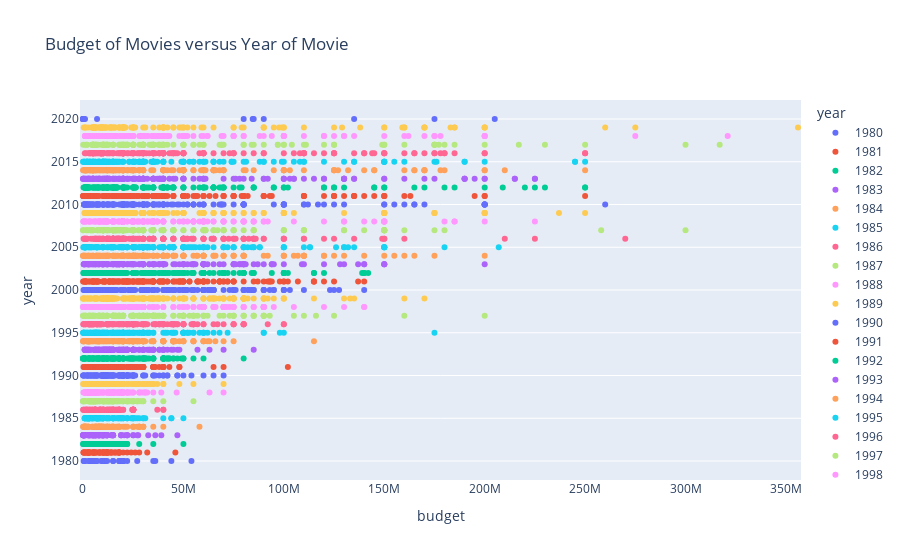

Here is the notebook cell this chart was saved with:
### Markdown cell above
On the other hand, we can see that there is a positive correlation between budget of movies and the year it was produced. This means that budgets have positively increased over the years.

### Code cell
#graph plotting Budget vs Year of movie
fig = px.strip(df, x = 'budget', y= 'year', color ='year',title="Budget of Movies versus Year of Movie",)
fig.show()

### Figure 1 — Plotly figure (JSON) as saved in the notebook; plotly's stock layout.template omitted (floating-point values rounded to 4 significant figures; data arrays with more than 128 entries replaced by an {"elided": "..."} marker saying what was removed)
{"data": [{"alignmentgroup": "True", "boxpoints": "all", "fillcolor": "rgba(255,255,255,0)", "hoveron": "points", "hovertemplate": "year=%{y}<br>budget=%{x}<extra></extra>", "legendgroup": "1980", "line": {"color": "rgba(255,255,255,0)"}, "marker": {"color": "#636efa"}, "name": "1980", "offsetgroup": "1980", "orientation": "v", "pointpos": 0, "showlegend": true, "type": "box", "x": [19000000, 4500000, 18000000, 3500000, 6000000, 550000, 27000000, 18000000, 54000000, 10000000, 15000000, 5000000, 20000000, 6000000, 6500000, 5100000, null, 10000000, 1000000, null, 11000000, 44000000, 12000000, 20000000, null, null, null, 36000000, 9000000, 4800000, null, null, null, 5100000, null, 10000000, 4000000, 3000000, null, null, null, null, 3500000, null, null, null, 22000000, 300000, 15000000, 35000000, 10000000, 7000000, 20000000, 6500000, null, null, 20000000, 6000000, 4000000, 11000000, null, null, null, null, null, null, 900000, null, null, null, null, null, null, null, null, 6000000, null, 5500000, null, 3000000, 5100000, null, null, null, null, null, null, null, null, null, null, null], "x0": " ", "xaxis": "x", "y": [1980, 1980, 1980, 1980, 1980, 1980, 1980, 1980, 1980, 1980, 1980, 1980, 1980, 1980, 1980, 1980, 1980, 1980, 1980, 1980, 1980, 1980, 1980, 1980, 1980, 1980, 1980, 1980, 1980, 1980, 1980, 1980, 1980, 1980, 1980, 1980, 1980, 1980, 1980, 1980, 1980, 1980, 1980, 1980, 1980, 1980, 1980, 1980, 1980, 1980, 1980, 1980, 1980, 1980, 1980, 1980, 1980, 1980, 1980, 1980, 1980, 1980, 1980, 1980, 1980, 1980, 1980, 1980, 1980, 1980, 1980, 1980, 1980, 1980, 1980, 1980, 1980, 1980, 1980, 1980, 1980, 1980, 1980, 1980, 1980, 1980, 1980, 1980, 1980, 1980, 1980, 1980], "y0": " ", "yaxis": "y"}, {"alignmentgroup": "True", "boxpoints": "all", "fillcolor": "rgba(255,255,255,0)", "hoveron": "points", "hovertemplate": "year=%{y}<br>budget=%{x}<extra></extra>", "legendgroup": "1981", "line": {"color": "rgba(255,255,255,0)"}, "marker": {"color": "#EF553B"}, "name": "1981", "offsetgroup": "1981", "orientation": "v", "pointpos": 0, "showlegend": true, "type": "box", "x": [18000000, null, 10000000, 6000000, 350000, 2500000, 18000000, 15000000, 11000000, 3000000, null, 10000000, null, 18000000, 5500000, null, 5000000, null, 1250000, null, 28000000, 2500000, 14000000, 32000000, null, 12000000, 5500000, 12000000, 6500000, 10000000, 7000000, null, null, 3000000, 11000000, 1000000, 18000000, 3000000, 12500000, 5000000, 5000000, 2800000, 12000000, null, 2500000, 8500000, null, 16000000, null, 12000000, 400000, null, null, null, 26000000, null, null, 10000000, 8000000, 5000000, null, null, 8500000, null, null, 17000000, null, 8600000, null, null, null, null, null, 800000, null, 20000000, 6000000, null, null, null, 250000, 8000000, 22000000, 1500000, 18000000, 14000000, null, 3800000, 2700000, null, 10000000, 11000000, null, 12000000, null, 3500000, null, 13000000, 46000000, 14000000, 12000000, 16000000, null, 24000000, null, 2000000, null, null, null, null, null, null, null], "x0": " ", "xaxis": "x", "y": [1981, 1981, 1981, 1981, 1981, 1981, 1981, 1981, 1981, 1981, 1981, 1981, 1981, 1981, 1981, 1981, 1981, 1981, 1981, 1981, 1981, 1981, 1981, 1981, 1981, 1981, 1981, 1981, 1981, 1981, 1981, 1981, 1981, 1981, 1981, 1981, 1981, 1981, 1981, 1981, 1981, 1981, 1981, 1981, 1981, 1981, 1981, 1981, 1981, 1981, 1981, 1981, 1981, 1981, 1981, 1981, 1981, 1981, 1981, 1981, 1981, 1981, 1981, 1981, 1981, 1981, 1981, 1981, 1981, 1981, 1981, 1981, 1981, 1981, 1981, 1981, 1981, 1981, 1981, 1981, 1981, 1981, 1981, 1981, 1981, 1981, 1981, 1981, 1981, 1981, 1981, 1981, 1981, 1981, 1981, 1981, 1981, 1981, 1981, 1981, 1981, 1981, 1981, 1981, 1981, 1981, 1981, 1981, 1981, 1981, 1981, 1981, 1981], "y0": " ", "yaxis": "y"}, {"alignmentgroup": "True", "boxpoints": "all", "fillcolor": "rgba(255,255,255,0)", "hoveron": "points", "hovertemplate": "year=%{y}<br>budget=%{x}<extra></extra>", "legendgroup": "1982", "line": {"color": "rgba(255,255,255,0)"}, "marker": {"color": "#00cc96"}, "name": "1982", "offsetgroup": "1982", "orientation": "v", "pointpos": 0, "showlegend": true, "type": "box", "x": [4500000, 28000000, 15000000, 20000000, 10500000, 15000000, 7500000, 13200000, 50000000, 10700000, 12000000, 11200000, null, null, 12000000, 22000000, 21000000, 17000000, 7000000, 20000000, 17000000, 8000000, 8000000, 3500000, 12000000, 18000000, 6000000, 2300000, 18000000, 2500000, 15000000, 16000000, 300000, null, null, 17000000, 5000000, 35000000, 13000000, null, null, null, 3500000, 9000000, 15000000, 17000000, 425000, 10000000, null, 2000000, 4500000, 20000000, 16000000, 9000000, 5000000, 9500000, null, null, 11300000, null, null, 750000, null, 13000000, null, null, 10000000, 800000, null, 2000000, null, 850000, 6000000, 6000000, null, 22000000, null, null, null, 15000000, 12000000, 17000000, 11000000, null, null, null, null, null, null, null, 4000000, 10000000, null, null, 5000000, 5000000, null, null, 10000000, null, 7000000, null, 13400000, null, null, null, null, 15000000, null, null, 6000000, null, null, null, 19000000, null, null, null, null, null, null, null, 10000, null, 435000, null], "x0": " ", "xaxis": "x", "y": [1982, 1982, 1982, 1982, 1982, 1982, 1982, 1982, 1982, 1982, 1982, 1982, 1982, 1982, 1982, 1982, 1982, 1982, 1982, 1982, 1982, 1982, 1982, 1982, 1982, 1982, 1982, 1982, 1982, 1982, 1982, 1982, 1982, 1982, 1982, 1982, 1982, 1982, 1982, 1982, 1982, 1982, 1982, 1982, 1982, 1982, 1982, 1982, 1982, 1982, 1982, 1982, 1982, 1982, 1982, 1982, 1982, 1982, 1982, 1982, 1982, 1982, 1982, 1982, 1982, 1982, 1982, 1982, 1982, 1982, 1982, 1982, 1982, 1982, 1982, 1982, 1982, 1982, 1982, 1982, 1982, 1982, 1982, 1982, 1982, 1982, 1982, 1982, 1982, 1982, 1982, 1982, 1982, 1982, 1982, 1982, 1982, 1982, 1982, 1982, 1982, 1982, 1982, 1982, 1982, 1982, 1982, 1982, 1982, 1982, 1982, 1982, 1982, 1982, 1982, 1982, 1982, 1982, 1982, 1982, 1982, 1982, 1982, 1982, 1982, 1982], "y0": " ", "yaxis": "y"}, {"alignmentgroup": "True", "boxpoints": "all", "fillcolor": "rgba(255,255,255,0)", "hoveron": "points", "hovertemplate": "year=%{y}<br>budget=%{x}<extra></extra>", "legendgroup": "1983", "line": {"color": "rgba(255,255,255,0)"}, "marker": {"color": "#ab63fa"}, "name": "1983", "offsetgroup": "1983", "orientation": "v", "pointpos": 0, "showlegend": true, "type": "box", "x": {"elided": "144 int values"}, "x0": " ", "xaxis": "x", "y": {"elided": "144 int values"}, "y0": " ", "yaxis": "y"}, {"alignmentgroup": "True", "boxpoints": "all", "fillcolor": "rgba(255,255,255,0)", "hoveron": "points", "hovertemplate": "year=%{y}<br>budget=%{x}<extra></extra>", "legendgroup": "1984", "line": {"color": "rgba(255,255,255,0)"}, "marker": {"color": "#FFA15A"}, "name": "1984", "offsetgroup": "1984", "orientation": "v", "pointpos": 0, "showlegend": true, "type": "box", "x": {"elided": "168 int values"}, "x0": " ", "xaxis": "x", "y": {"elided": "168 int values"}, "y0": " ", "yaxis": "y"}, {"alignmentgroup": "True", "boxpoints": "all", "fillcolor": "rgba(255,255,255,0)", "hoveron": "points", "hovertemplate": "year=%{y}<br>budget=%{x}<extra></extra>", "legendgroup": "1985", "line": {"color": "rgba(255,255,255,0)"}, "marker": {"color": "#19d3f3"}, "name": "1985", "offsetgroup": "1985", "orientation": "v", "pointpos": 0, "showlegend": true, "type": "box", "x": {"elided": "200 int values"}, "x0": " ", "xaxis": "x", "y": {"elided": "200 int values"}, "y0": " ", "yaxis": "y"}, {"alignmentgroup": "True", "boxpoints": "all", "fillcolor": "rgba(255,255,255,0)", "hoveron": "points", "hovertemplate": "year=%{y}<br>budget=%{x}<extra></extra>", "legendgroup": "1986", "line": {"color": "rgba(255,255,255,0)"}, "marker": {"color": "#FF6692"}, "name": "1986", "offsetgroup": "1986", "orientation": "v", "pointpos": 0, "showlegend": true, "type": "box", "x": {"elided": "200 int values"}, "x0": " ", "xaxis": "x", "y": {"elided": "200 int values"}, "y0": " ", "yaxis": "y"}, {"alignmentgroup": "True", "boxpoints": "all", "fillcolor": "rgba(255,255,255,0)", "hoveron": "points", "hovertemplate": "year=%{y}<br>budget=%{x}<extra></extra>", "legendgroup": "1987", "line": {"color": "rgba(255,255,255,0)"}, "marker": {"color": "#B6E880"}, "name": "1987", "offsetgroup": "1987", "orientation": "v", "pointpos": 0, "showlegend": true, "type": "box", "x": {"elided": "200 int values"}, "x0": " ", "xaxis": "x", "y": {"elided": "200 int values"}, "y0": " ", "yaxis": "y"}, {"alignmentgroup": "True", "boxpoints": "all", "fillcolor": "rgba(255,255,255,0)", "hoveron": "points", "hovertemplate": "year=%{y}<br>budget=%{x}<extra></extra>", "legendgroup": "1988", "line": {"color": "rgba(255,255,255,0)"}, "marker": {"color": "#FF97FF"}, "name": "1988", "offsetgroup": "1988", "orientation": "v", "pointpos": 0, "showlegend": true, "type": "box", "x": {"elided": "200 int values"}, "x0": " ", "xaxis": "x", "y": {"elided": "200 int values"}, "y0": " ", "yaxis": "y"}, {"alignmentgroup": "True", "boxpoints": "all", "fillcolor": "rgba(255,255,255,0)", "hoveron": "points", "hovertemplate": "year=%{y}<br>budget=%{x}<extra></extra>", "legendgroup": "1989", "line": {"color": "rgba(255,255,255,0)"}, "marker": {"color": "#FECB52"}, "name": "1989", "offsetgroup": "1989", "orientation": "v", "pointpos": 0, "showlegend": true, "type": "box", "x": {"elided": "200 int values"}, "x0": " ", "xaxis": "x", "y": {"elided": "200 int values"}, "y0": " ", "yaxis": "y"}, {"alignmentgroup": "True", "boxpoints": "all", "fillcolor": "rgba(255,255,255,0)", "hoveron": "points", "hovertemplate": "year=%{y}<br>budget=%{x}<extra></extra>", "legendgroup": "1990", "line": {"color": "rgba(255,255,255,0)"}, "marker": {"color": "#636efa"}, "name": "1990", "offsetgroup": "1990", "orientation": "v", "pointpos": 0, "showlegend": true, "type": "box", "x": {"elided": "200 int values"}, "x0": " ", "xaxis": "x", "y": {"elided": "200 int values"}, "y0": " ", "yaxis": "y"}, {"alignmentgroup": "True", "boxpoints": "all", "fillcolor": "rgba(255,255,255,0)", "hoveron": "points", "hovertemplate": "year=%{y}<br>budget=%{x}<extra></extra>", "legendgroup": "1991", "line": {"color": "rgba(255,255,255,0)"}, "marker": {"color": "#EF553B"}, "name": "1991", "offsetgroup": "1991", "orientation": "v", "pointpos": 0, "showlegend": true, "type": "box", "x": {"elided": "200 int values"}, "x0": " ", "xaxis": "x", "y": {"elided": "200 int values"}, "y0": " ", "yaxis": "y"}, {"alignmentgroup": "True", "boxpoints": "all", "fillcolor": "rgba(255,255,255,0)", "hoveron": "points", "hovertemplate": "year=%{y}<br>budget=%{x}<extra></extra>", "legendgroup": "1992", "line": {"color": "rgba(255,255,255,0)"}, "marker": {"color": "#00cc96"}, "name": "1992", "offsetgroup": "1992", "orientation": "v", "pointpos": 0, "showlegend": true, "type": "box", "x": {"elided": "200 int values"}, "x0": " ", "xaxis": "x", "y": {"elided": "200 int values"}, "y0": " ", "yaxis": "y"}, {"alignmentgroup": "True", "boxpoints": "all", "fillcolor": "rgba(255,255,255,0)", "hoveron": "points", "hovertemplate": "year=%{y}<br>budget=%{x}<extra></extra>", "legendgroup": "1993", "line": {"color": "rgba(255,255,255,0)"}, "marker": {"color": "#ab63fa"}, "name": "1993", "offsetgroup": "1993", "orientation": "v", "pointpos": 0, "showlegend": true, "type": "box", "x": {"elided": "200 int values"}, "x0": " ", "xaxis": "x", "y": {"elided": "200 int values"}, "y0": " ", "yaxis": "y"}, {"alignmentgroup": "True", "boxpoints": "all", "fillcolor": "rgba(255,255,255,0)", "hoveron": "points", "hovertemplate": "year=%{y}<br>budget=%{x}<extra></extra>", "legendgroup": "1994", "line": {"color": "rgba(255,255,255,0)"}, "marker": {"color": "#FFA15A"}, "name": "1994", "offsetgroup": "1994", "orientation": "v", "pointpos": 0, "showlegend": true, "type": "box", "x": {"elided": "200 int values"}, "x0": " ", "xaxis": "x", "y": {"elided": "200 int values"}, "y0": " ", "yaxis": "y"}, {"alignmentgroup": "True", "boxpoints": "all", "fillcolor": "rgba(255,255,255,0)", "hoveron": "points", "hovertemplate": "year=%{y}<br>budget=%{x}<extra></extra>", "legendgroup": "1995", "line": {"color": "rgba(255,255,255,0)"}, "marker": {"color": "#19d3f3"}, "name": "1995", "offsetgroup": "1995", "orientation": "v", "pointpos": 0, "showlegend": true, "type": "box", "x": {"elided": "200 int values"}, "x0": " ", "xaxis": "x", "y": {"elided": "200 int values"}, "y0": " ", "yaxis": "y"}, {"alignmentgroup": "True", "boxpoints": "all", "fillcolor": "rgba(255,255,255,0)", "hoveron": "points", "hovertemplate": "year=%{y}<br>budget=%{x}<extra></extra>", "legendgroup": "1996", "line": {"color": "rgba(255,255,255,0)"}, "marker": {"color": "#FF6692"}, "name": "1996", "offsetgroup": "1996", "orientation": "v", "pointpos": 0, "showlegend": true, "type": "box", "x": {"elided": "200 int values"}, "x0": " ", "xaxis": "x", "y": {"elided": "200 int values"}, "y0": " ", "yaxis": "y"}, {"alignmentgroup": "True", "boxpoints": "all", "fillcolor": "rgba(255,255,255,0)", "hoveron": "points", "hovertemplate": "year=%{y}<br>budget=%{x}<extra></extra>", "legendgroup": "1997", "line": {"color": "rgba(255,255,255,0)"}, "marker": {"color": "#B6E880"}, "name": "1997", "offsetgroup": "1997", "orientation": "v", "pointpos": 0, "showlegend": true, "type": "box", "x": {"elided": "200 int values"}, "x0": " ", "xaxis": "x", "y": {"elided": "200 int values"}, "y0": " ", "yaxis": "y"}, {"alignmentgroup": "True", "boxpoints": "all", "fillcolor": "rgba(255,255,255,0)", "hoveron": "points", "hovertemplate": "year=%{y}<br>budget=%{x}<extra></extra>", "legendgroup": "1998", "line": {"color": "rgba(255,255,255,0)"}, "marker": {"color": "#FF97FF"}, "name": "1998", "offsetgroup": "1998", "orientation": "v", "pointpos": 0, "showlegend": true, "type": "box", "x": {"elided": "200 int values"}, "x0": " ", "xaxis": "x", "y": {"elided": "200 int values"}, "y0": " ", "yaxis": "y"}, {"alignmentgroup": "True", "boxpoints": "all", "fillcolor": "rgba(255,255,255,0)", "hoveron": "points", "hovertemplate": "year=%{y}<br>budget=%{x}<extra></extra>", "legendgroup": "1999", "line": {"color": "rgba(255,255,255,0)"}, "marker": {"color": "#FECB52"}, "name": "1999", "offsetgroup": "1999", "orientation": "v", "pointpos": 0, "showlegend": true, "type": "box", "x": {"elided": "200 int values"}, "x0": " ", "xaxis": "x", "y": {"elided": "200 int values"}, "y0": " ", "yaxis": "y"}, {"alignmentgroup": "True", "boxpoints": "all", "fillcolor": "rgba(255,255,255,0)", "hoveron": "points", "hovertemplate": "year=%{y}<br>budget=%{x}<extra></extra>", "legendgroup": "2000", "line": {"color": "rgba(255,255,255,0)"}, "marker": {"color": "#636efa"}, "name": "2000", "offsetgroup": "2000", "orientation": "v", "pointpos": 0, "showlegend": true, "type": "box", "x": {"elided": "200 int values"}, "x0": " ", "xaxis": "x", "y": {"elided": "200 int values"}, "y0": " ", "yaxis": "y"}, {"alignmentgroup": "True", "boxpoints": "all", "fillcolor": "rgba(255,255,255,0)", "hoveron": "points", "hovertemplate": "year=%{y}<br>budget=%{x}<extra></extra>", "legendgroup": "2001", "line": {"color": "rgba(255,255,255,0)"}, "marker": {"color": "#EF553B"}, "name": "2001", "offsetgroup": "2001", "orientation": "v", "pointpos": 0, "showlegend": true, "type": "box", "x": {"elided": "200 int values"}, "x0": " ", "xaxis": "x", "y": {"elided": "200 int values"}, "y0": " ", "yaxis": "y"}, {"alignmentgroup": "True", "boxpoints": "all", "fillcolor": "rgba(255,255,255,0)", "hoveron": "points", "hovertemplate": "year=%{y}<br>budget=%{x}<extra></extra>", "legendgroup": "2002", "line": {"color": "rgba(255,255,255,0)"}, "marker": {"color": "#00cc96"}, "name": "2002", "offsetgroup": "2002", "orientation": "v", "pointpos": 0, "showlegend": true, "type": "box", "x": {"elided": "200 int values"}, "x0": " ", "xaxis": "x", "y": {"elided": "200 int values"}, "y0": " ", "yaxis": "y"}, {"alignmentgroup": "True", "boxpoints": "all", "fillcolor": "rgba(255,255,255,0)", "hoveron": "points", "hovertemplate": "year=%{y}<br>budget=%{x}<extra></extra>", "legendgroup": "2003", "line": {"color": "rgba(255,255,255,0)"}, "marker": {"color": "#ab63fa"}, "name": "2003", "offsetgroup": "2003", "orientation": "v", "pointpos": 0, "showlegend": true, "type": "box", "x": {"elided": "200 int values"}, "x0": " ", "xaxis": "x", "y": {"elided": "200 int values"}, "y0": " ", "yaxis": "y"}, {"alignmentgroup": "True", "boxpoints": "all", "fillcolor": "rgba(255,255,255,0)", "hoveron": "points", "hovertemplate": "year=%{y}<br>budget=%{x}<extra></extra>", "legendgroup": "2004", "line": {"color": "rgba(255,255,255,0)"}, "marker": {"color": "#FFA15A"}, "name": "2004", "offsetgroup": "2004", "orientation": "v", "pointpos": 0, "showlegend": true, "type": "box", "x": {"elided": "200 int values"}, "x0": " ", "xaxis": "x", "y": {"elided": "200 int values"}, "y0": " ", "yaxis": "y"}, {"alignmentgroup": "True", "boxpoints": "all", "fillcolor": "rgba(255,255,255,0)", "hoveron": "points", "hovertemplate": "year=%{y}<br>budget=%{x}<extra></extra>", "legendgroup": "2005", "line": {"color": "rgba(255,255,255,0)"}, "marker": {"color": "#19d3f3"}, "name": "2005", "offsetgroup": "2005", "orientation": "v", "pointpos": 0, "showlegend": true, "type": "box", "x": {"elided": "200 int values"}, "x0": " ", "xaxis": "x", "y": {"elided": "200 int values"}, "y0": " ", "yaxis": "y"}, {"alignmentgroup": "True", "boxpoints": "all", "fillcolor": "rgba(255,255,255,0)", "hoveron": "points", "hovertemplate": "year=%{y}<br>budget=%{x}<extra></extra>", "legendgroup": "2006", "line": {"color": "rgba(255,255,255,0)"}, "marker": {"color": "#FF6692"}, "name": "2006", "offsetgroup": "2006", "orientation": "v", "pointpos": 0, "showlegend": true, "type": "box", "x": {"elided": "200 int values"}, "x0": " ", "xaxis": "x", "y": {"elided": "200 int values"}, "y0": " ", "yaxis": "y"}, {"alignmentgroup": "True", "boxpoints": "all", "fillcolor": "rgba(255,255,255,0)", "hoveron": "points", "hovertemplate": "year=%{y}<br>budget=%{x}<extra></extra>", "legendgroup": "2007", "line": {"color": "rgba(255,255,255,0)"}, "marker": {"color": "#B6E880"}, "name": "2007", "offsetgroup": "2007", "orientation": "v", "pointpos": 0, "showlegend": true, "type": "box", "x": {"elided": "200 int values"}, "x0": " ", "xaxis": "x", "y": {"elided": "200 int values"}, "y0": " ", "yaxis": "y"}, {"alignmentgroup": "True", "boxpoints": "all", "fillcolor": "rgba(255,255,255,0)", "hoveron": "points", "hovertemplate": "year=%{y}<br>budget=%{x}<extra></extra>", "legendgroup": "2008", "line": {"color": "rgba(255,255,255,0)"}, "marker": {"color": "#FF97FF"}, "name": "2008", "offsetgroup": "2008", "orientation": "v", "pointpos": 0, "showlegend": true, "type": "box", "x": {"elided": "200 int values"}, "x0": " ", "xaxis": "x", "y": {"elided": "200 int values"}, "y0": " ", "yaxis": "y"}, {"alignmentgroup": "True", "boxpoints": "all", "fillcolor": "rgba(255,255,255,0)", "hoveron": "points", "hovertemplate": "year=%{y}<br>budget=%{x}<extra></extra>", "legendgroup": "2009", "line": {"color": "rgba(255,255,255,0)"}, "marker": {"color": "#FECB52"}, "name": "2009", "offsetgroup": "2009", "orientation": "v", "pointpos": 0, "showlegend": true, "type": "box", "x": {"elided": "200 int values"}, "x0": " ", "xaxis": "x", "y": {"elided": "200 int values"}, "y0": " ", "yaxis": "y"}, {"alignmentgroup": "True", "boxpoints": "all", "fillcolor": "rgba(255,255,255,0)", "hoveron": "points", "hovertemplate": "year=%{y}<br>budget=%{x}<extra></extra>", "legendgroup": "2010", "line": {"color": "rgba(255,255,255,0)"}, "marker": {"color": "#636efa"}, "name": "2010", "offsetgroup": "2010", "orientation": "v", "pointpos": 0, "showlegend": true, "type": "box", "x": {"elided": "200 int values"}, "x0": " ", "xaxis": "x", "y": {"elided": "200 int values"}, "y0": " ", "yaxis": "y"}, {"alignmentgroup": "True", "boxpoints": "all", "fillcolor": "rgba(255,255,255,0)", "hoveron": "points", "hovertemplate": "year=%{y}<br>budget=%{x}<extra></extra>", "legendgroup": "2011", "line": {"color": "rgba(255,255,255,0)"}, "marker": {"color": "#EF553B"}, "name": "2011", "offsetgroup": "2011", "orientation": "v", "pointpos": 0, "showlegend": true, "type": "box", "x": {"elided": "200 int values"}, "x0": " ", "xaxis": "x", "y": {"elided": "200 int values"}, "y0": " ", "yaxis": "y"}, {"alignmentgroup": "True", "boxpoints": "all", "fillcolor": "rgba(255,255,255,0)", "hoveron": "points", "hovertemplate": "year=%{y}<br>budget=%{x}<extra></extra>", "legendgroup": "2012", "line": {"color": "rgba(255,255,255,0)"}, "marker": {"color": "#00cc96"}, "name": "2012", "offsetgroup": "2012", "orientation": "v", "pointpos": 0, "showlegend": true, "type": "box", "x": {"elided": "200 int values"}, "x0": " ", "xaxis": "x", "y": {"elided": "200 int values"}, "y0": " ", "yaxis": "y"}, {"alignmentgroup": "True", "boxpoints": "all", "fillcolor": "rgba(255,255,255,0)", "hoveron": "points", "hovertemplate": "year=%{y}<br>budget=%{x}<extra></extra>", "legendgroup": "2013", "line": {"color": "rgba(255,255,255,0)"}, "marker": {"color": "#ab63fa"}, "name": "2013", "offsetgroup": "2013", "orientation": "v", "pointpos": 0, "showlegend": true, "type": "box", "x": {"elided": "200 int values"}, "x0": " ", "xaxis": "x", "y": {"elided": "200 int values"}, "y0": " ", "yaxis": "y"}, {"alignmentgroup": "True", "boxpoints": "all", "fillcolor": "rgba(255,255,255,0)", "hoveron": "points", "hovertemplate": "year=%{y}<br>budget=%{x}<extra></extra>", "legendgroup": "2014", "line": {"color": "rgba(255,255,255,0)"}, "marker": {"color": "#FFA15A"}, "name": "2014", "offsetgroup": "2014", "orientation": "v", "pointpos": 0, "showlegend": true, "type": "box", "x": {"elided": "200 int values"}, "x0": " ", "xaxis": "x", "y": {"elided": "200 int values"}, "y0": " ", "yaxis": "y"}, {"alignmentgroup": "True", "boxpoints": "all", "fillcolor": "rgba(255,255,255,0)", "hoveron": "points", "hovertemplate": "year=%{y}<br>budget=%{x}<extra></extra>", "legendgroup": "2015", "line": {"color": "rgba(255,255,255,0)"}, "marker": {"color": "#19d3f3"}, "name": "2015", "offsetgroup": "2015", "orientation": "v", "pointpos": 0, "showlegend": true, "type": "box", "x": {"elided": "200 int values"}, "x0": " ", "xaxis": "x", "y": {"elided": "200 int values"}, "y0": " ", "yaxis": "y"}, {"alignmentgroup": "True", "boxpoints": "all", "fillcolor": "rgba(255,255,255,0)", "hoveron": "points", "hovertemplate": "year=%{y}<br>budget=%{x}<extra></extra>", "legendgroup": "2016", "line": {"color": "rgba(255,255,255,0)"}, "marker": {"color": "#FF6692"}, "name": "2016", "offsetgroup": "2016", "orientation": "v", "pointpos": 0, "showlegend": true, "type": "box", "x": {"elided": "200 int values"}, "x0": " ", "xaxis": "x", "y": {"elided": "200 int values"}, "y0": " ", "yaxis": "y"}, {"alignmentgroup": "True", "boxpoints": "all", "fillcolor": "rgba(255,255,255,0)", "hoveron": "points", "hovertemplate": "year=%{y}<br>budget=%{x}<extra></extra>", "legendgroup": "2017", "line": {"color": "rgba(255,255,255,0)"}, "marker": {"color": "#B6E880"}, "name": "2017", "offsetgroup": "2017", "orientation": "v", "pointpos": 0, "showlegend": true, "type": "box", "x": {"elided": "200 int values"}, "x0": " ", "xaxis": "x", "y": {"elided": "200 int values"}, "y0": " ", "yaxis": "y"}, {"alignmentgroup": "True", "boxpoints": "all", "fillcolor": "rgba(255,255,255,0)", "hoveron": "points", "hovertemplate": "year=%{y}<br>budget=%{x}<extra></extra>", "legendgroup": "2018", "line": {"color": "rgba(255,255,255,0)"}, "marker": {"color": "#FF97FF"}, "name": "2018", "offsetgroup": "2018", "orientation": "v", "pointpos": 0, "showlegend": true, "type": "box", "x": {"elided": "200 int values"}, "x0": " ", "xaxis": "x", "y": {"elided": "200 int values"}, "y0": " ", "yaxis": "y"}, {"alignmentgroup": "True", "boxpoints": "all", "fillcolor": "rgba(255,255,255,0)", "hoveron": "points", "hovertemplate": "year=%{y}<br>budget=%{x}<extra></extra>", "legendgroup": "2019", "line": {"color": "rgba(255,255,255,0)"}, "marker": {"color": "#FECB52"}, "name": "2019", "offsetgroup": "2019", "orientation": "v", "pointpos": 0, "showlegend": true, "type": "box", "x": {"elided": "200 int values"}, "x0": " ", "xaxis": "x", "y": {"elided": "200 int values"}, "y0": " ", "yaxis": "y"}, {"alignmentgroup": "True", "boxpoints": "all", "fillcolor": "rgba(255,255,255,0)", "hoveron": "points", "hovertemplate": "year=%{y}<br>budget=%{x}<extra></extra>", "legendgroup": "2020", "line": {"color": "rgba(255,255,255,0)"}, "marker": {"color": "#636efa"}, "name": "2020", "offsetgroup": "2020", "orientation": "v", "pointpos": 0, "showlegend": true, "type": "box", "x": [205000000, null, 84500000, 7000000, null, 90000000, 85000000, 175000000, 135000000, 80000000, null, 370000, null, null, null, 5000, null, null, 1000000, 10000, 7000, null, 58750, 15000, null], "x0": " ", "xaxis": "x", "y": [2020, 2020, 2020, 2020, 2020, 2020, 2020, 2020, 2020, 2020, 2020, 2020, 2020, 2020, 2020, 2020, 2020, 2020, 2020, 2020, 2020, 2020, 2020, 2020, 2020], "y0": " ", "yaxis": "y"}], "layout": {"boxmode": "group", "legend": {"title": {"text": "year"}, "tracegroupgap": 0}, "title": {"text": "Budget of Movies versus Year of Movie"}, "xaxis": {"anchor": "y", "domain": [0, 1], "title": {"text": "budget"}}, "yaxis": {"anchor": "x", "categoryarray": [2020, 2019, 2018, 2017, 2016, 2015, 2014, 2013, 2012, 2011, 2010, 2009, 2008, 2007, 2006, 2005, 2004, 2003, 2002, 2001, 2000, 1999, 1998, 1997, 1996, 1995, 1994, 1993, 1992, 1991, 1990, 1989, 1988, 1987, 1986, 1985, 1984, 1983, 1982, 1981, 1980], "categoryorder": "array", "domain": [0, 1], "title": {"text": "year"}}}}
